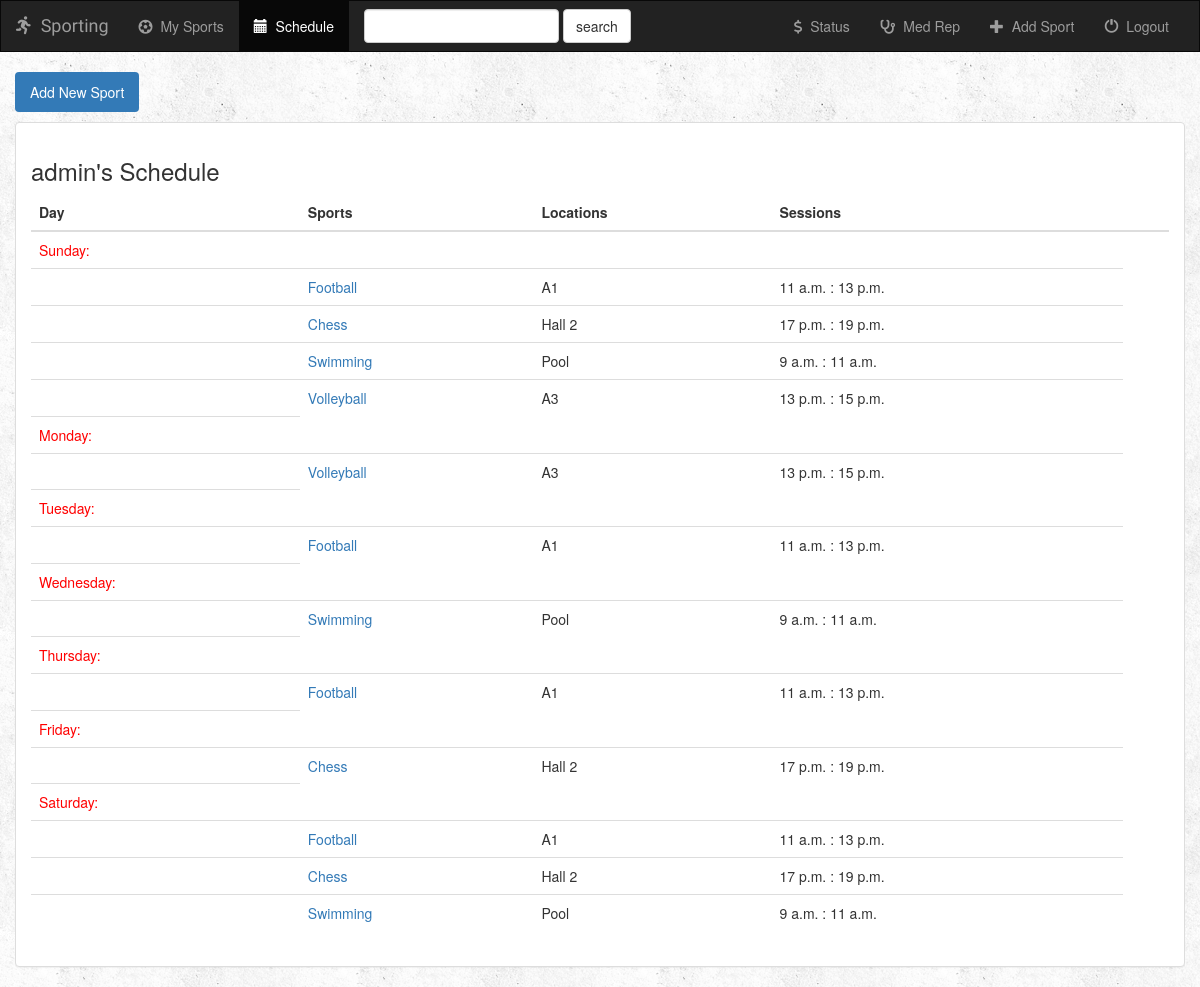
The app's page /schedule/ (signed in) with its own data.
### sport/models.py (models this page shows, shortened)
class Day(models.Model):
    day_name = models.CharField(max_length=20)
    def __str__(self):
        return self.day_name

class TraineeSport(models.Model):
    user = models.ForeignKey(User, default=1, on_delete = models.CASCADE)
    sport = models.ForeignKey(Sport, on_delete = models.CASCADE)
    session_choice = models.ForeignKey(Session, on_delete = models.CASCADE)
    is_paid = models.BooleanField(default = False)

class Sport(models.Model):
    sport_name = models.CharField(max_length=50)
    location = models.CharField(max_length=50)
    fee = models.FloatField()
    max_capacity = models.IntegerField()
    current_capacity = models.IntegerField(default=0)
    days = models.ManyToManyField(Day)
    sport_logo = models.FileField(null=True)
    def __str__(self):
        return self.sport_name

class Session(models.Model):
    session = models.CharField(max_length=20)
    def __str__(self):
        return self.session

### sport/views.py (the view)
# urls.py: path('schedule/', views.schedule, name ='schedule'),
def schedule(request):
    if not request.user.is_authenticated:
        return render(request, 'sport/login.html')
    else:
        tr_sport = TraineeSport.objects.filter(user=request.user)
        all_days = Day.objects.all()
        return render(request, 'sport/schedule.html', {'tr_sport': tr_sport, 'all_days': all_days,})

### sport/templates/sport/schedule.html (shortened to what this page needs)
{% extends 'sport/base.html' %}
{% block schedule_active %}active{% endblock %}
{% block body %}
<div class="container-fluid sports-container">
    <div class="row">
        <div class="col-sm-12">
            <ul class="nav nav-pills" style="margin-bottom: 10px;">
                <li role="presentation" class="active"><a href=" {% url 'sport:add_sport'%}">Add New Sport</a></li>
            </ul>
            <div class="panel panel-default">
                <div class="panel-body">
                    <h3>{{user.username}}'s Schedule</h3>
                    <table class="table">
                        <thead>
                        <tr>
                            <th>Day</th>
                            <th>Sports</th>
                            <th>Locations</th>
                            <th>Sessions</th>
                            <th></th>
                        </tr>
                        </thead>
                        <tbody>
                        {% for day in all_days %}
                            <tr> <td style="color:red">{{day}}:</td> </tr>
                            {% for sp in tr_sport %}
                                {%for dy in sp.sport.days.all%}
                                    {%if dy == day%}
                                        <tr>
                                            <td></td>
                                            <td><a href=" {% url 'sport:detail' sp.id%}">{{ sp.sport }}</a></td>
                                            <td>{{ sp.sport.location }}</td>
                                            <td>{{ sp.session_choice }}</td>
                                        </tr>
                                    {%endif%}
                                {% endfor %}
                            {% endfor %}
                        {% endfor %}
                        </tbody>
                    </table>
                </div>
            </div>
        </div>
    </div>
</div>
{% endblock %}

### sport/static/sport/style.css (style rules this page uses)
body { background: white url("images/background.png"); }

### records on screen
Day: day_name "Sunday"
TraineeSport: sport "Football", sport.location "A1", session_choice "11 a.m. : 13 p.m."
TraineeSport: sport "Chess", sport.location "Hall 2", session_choice "17 p.m. : 19 p.m."
TraineeSport: sport "Swimming", sport.location "Pool", session_choice "9 a.m. : 11 a.m."
TraineeSport: sport "Volleyball", sport.location "A3", session_choice "13 p.m. : 15 p.m."
Day: day_name "Monday"
Day: day_name "Tuesday"
Day: day_name "Wednesday"
Day: day_name "Thursday"
Day: day_name "Friday"
Day: day_name "Saturday"

### other values on screen
{{ user.username }} "admin"
